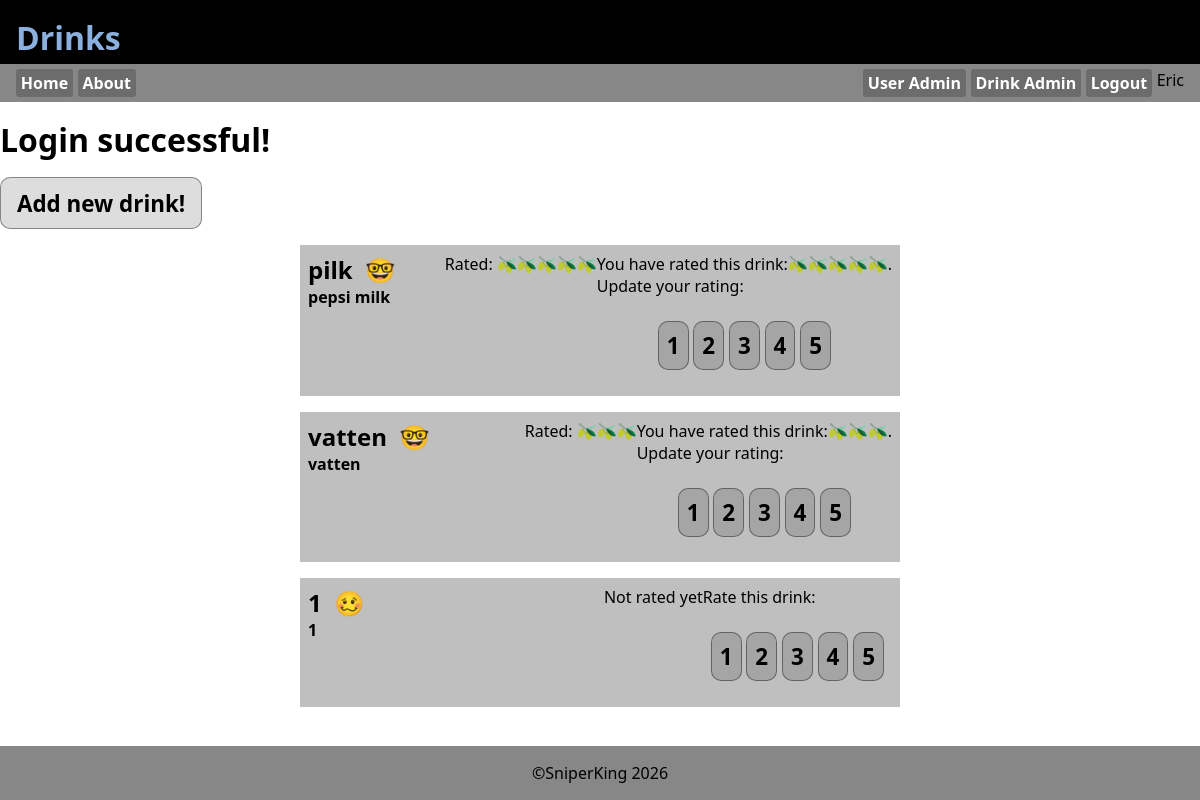
Page /index.php (signed in) on the committed database.
### tables this page shows
CREATE TABLE `tbl_user` (
  `id` int(11) NOT NULL,
  `username` varchar(32) NOT NULL,
  `password` varchar(255) NOT NULL,
  `userlevel` int(11) NOT NULL DEFAULT 10,
  `lastlogin` timestamp NOT NULL DEFAULT current_timestamp(),
  `realname` varchar(80) NOT NULL,
  `mail` varchar(100) NOT NULL,
  `created` timestamp NOT NULL DEFAULT current_timestamp()
);

CREATE TABLE `tbl_drinks` (
  `id` int(11) NOT NULL,
  `drinkname` varchar(255) NOT NULL,
  `description` varchar(255) NOT NULL,
  `ingredients` text NOT NULL,
  `recipe` text NOT NULL,
  `alcoholic` tinyint(4) NOT NULL,
  `rating` int(11) NOT NULL DEFAULT 3 COMMENT 'posibilities'
);

### asset.php (called while the page is built, shortened)
<?php
$db_host="localhost";
$db_user="root";
$db_pass="";
$db_name="drink";
$conn=mysqli_connect($db_host, $db_user, $db_pass, $db_name);
function hasrated($drinkid){
    global $conn;
    $userid=$_SESSION['id'];
    $sql="SELECT * FROM tbl_reviews WHERE userid=$userid AND drinkid=$drinkid";
    $result=mysqli_query($conn, $sql);
    if(mysqli_num_rows($result)>0){
        return true;
    }else{
        return false;
    }
}
function isLevel($level){
    if(isset($_SESSION['level'])){
        if(intval($_SESSION['level'])>=$level){
            return true;
        }else{
            return false;
        }
    }else{
        return false;
    }
}
function showpersonalscore($drinkid){
    global $conn;
    $userid=$_SESSION['id'];
    $sql="SELECT score FROM tbl_reviews WHERE userid=$userid AND drinkid=$drinkid";
    $result=mysqli_query($conn, $sql);
    if(mysqli_num_rows($result)>0){
        $row=mysqli_fetch_assoc($result);
        $retStr="";
        for($vdo=0;$vdo<$row['score'];$vdo++){
            $retStr.="🫒";
        }
        return $retStr;
    }else{
        return "Not rated yet";
    }
}
function showRating($drinkid){
    global $conn;
    if (mysqli_num_rows(mysqli_query($conn, "SELECT * FROM tbl_reviews WHERE drinkid='$drinkid' LIMIT 1")) > 0) {
        $sql="SELECT AVG(score) as rating FROM tbl_reviews WHERE drinkid='$drinkid'";
        $result=mysqli_query($conn, $sql);
        $row=mysqli_fetch_assoc($result);
        $rating=$row['rating'];
        $sql="UPDATE tbl_drinks SET rating=$rating WHERE id=$drinkid";
        $number=intval(round($row['rating']));
        $retStr="";
        for($vdo=0;$vdo<$number;$vdo++){
            $retStr.="🫒";
        }
        return $retStr;
    } else {
        return false;
    }
}
function isAlcoholic($value){
    if($value){
        return "🥴";
    }else{
        return "🤓";
    }
}
function getUsername(){
    global $conn;
    $userid=$_SESSION['id'];
    $sql="SELECT username FROM tbl_user WHERE id=$userid";
    $result=mysqli_query($conn, $sql);
    $row=mysqli_fetch_assoc($result);
    if(mysqli_num_rows($result)>0){
        return $row['username'];
    }else{
        return "Guest";
    }
}
?>

### index.php (the view, shortened to what this page needs)
<!DOCTYPE html>
<?php require_once("asset.php"); ?>
<?php
$mess="";
if(isset($_SESSION['mess'])){
    $mess=$_SESSION['mess'];
}else{
    $mess="";
}
?>
<html lang="en">
<head>
    <link rel="stylesheet" href="style.css">
</head>
<body>
    <header>
        <h1>Drinks</h1>
    </header>
<?php require_once("_nav.php"); ?>
    <main>
<h1 class="message"><?=$mess;?></h1>
<?php if (isLevel(10)) { ?>
    <a href="add_drink.php" class="addDrink">Add new drink!</a>
<?php } ?>
<?php
    $sql="SELECT * FROM tbl_drinks ORDER BY rating DESC";
    $result=mysqli_query($conn, $sql);
?>
<?php while($row=mysqli_fetch_assoc($result)): ?>
<details>
    <summary>
        <div>
            <h2><?=$row['drinkname']?>&nbsp;&nbsp;<span><?=isAlcoholic(intval($row['alcoholic']))?></span></h2>
            <h4><?=$row['description']?></h4></div>
            <div class="filler"></div>
            <?php if (showRating($row['id']) !== false) { ?>
                <div class="ratingdiv">Rated: <?=showRating($row['id'])?> </div>
            <?php }else { ?>
                <div class="ratingdiv">Not rated yet</div>
            <?php } ?>
            <?php if(islevel(10)) { ?>
                <div id="ratearea">
                    <?php if(!hasrated($row['id'])){
                        echo "<p>Rate this drink:</p>";
                    }else{
                        echo "<p>You have rated this drink:" . showpersonalscore($row['id']) . ".<br> Update your rating:</p>";
                     } ?>
                    <form class="rate-form" action="index.php" method="POST">
                        <button  name="userrating" value="1" class="rate">1</button>
                        <button  name="userrating" value="2" class="rate">2</button>
                        <button  name="userrating" value="3" class="rate">3</button>
                        <button  name="userrating" value="4" class="rate">4</button>
                        <button  name="userrating" value="5" class="rate">5</button>
                    </form>
                </div>
            <?php } ?>
    </summary>
</details>
<?php endwhile; ?>
    </main>
<?php require_once("_footer.php"); ?>
</body>
</html>

### _nav.php
<nav>
    <a href="index.php">Home</a>
    <a href="about.php">About</a>
    <div class="fill"></div>
    <?php if(isLevel(1000)):?>
        <a href="useradmin.php">User Admin</a>
        <a href="drinkadmin.php">Drink Admin</a>
    <?php endif; ?>
    <?php if(!isLevel(10)){?>
    <a href="register.php">Register</a>
    <button class="loginbttn" popovertarget="login">Login</button>
    <?php }else{ ?>
    <a href="_login.php?logout=1">Logout</a>
    <div class="userinfo">
        <p><?=getUsername()?></p>
    <?php } ?>
</nav>

### _footer.php
<footer>
    &copy;SniperKing 2026
</footer>

### style.css (style rules this page uses)
:root { --clr_back_header:#000; --clr_header:#8bb0de; --clr_back_nav:#878787; --clr_back_footer:var(--clr_back_nav); }
*, *:before, *:after { margin: 0; padding: 0; box-sizing: border-box; }
body { height:100dvh; display:flex; flex-direction: column; font-family: system-ui, sans-serif; }
header { background: var(--clr_back_header); color:var(--clr_header); height:4rem; padding: 1rem; }
main { flex-grow: 5; display:flex; flex-direction: column; gap:1rem; padding-top: 1rem; }
footer { background: var(--clr_back_footer); display:grid; place-content: center; padding: 1rem; }
summary { display:flex; width:100%; background: #0003; padding: .5rem; }
.filler { flex-grow: 5; }
details { display:flex; flex-direction: column; background: #0001; width:50%; margin-left: auto; margin-right: auto; transition: all 0.05s ease-in-out; }
:root { --formborder: rgb(0, 0, 0, .5); --formback: rgb(0, 0, 0, .1); --formlabelcolor: rgb(0, 0, 0, .6) }
form { position: relative; display: flex; flex-direction: column; width: 40rem; padding: .5rem; background: var(--formback); border-radius: .6rem; margin-left: auto; margin-right: auto; }
input[type="submit"], input[type="button"], button { margin-top: 1rem; margin-bottom: .6rem; padding: .5rem; }
.rate-form { position: relative; padding: none; background: none; border-radius: 0rem; margin-left: none; margin-right: none; width:fit-content; display:flex; flex-direction: row; gap:.3rem; height:fit-content; }

### rows in the picture
tbl_user: username "Eric"
tbl_drinks: drinkname "pilk", alcoholic "🤓", description "pepsi milk", id "🫒🫒🫒🫒🫒"
tbl_drinks: drinkname "vatten", alcoholic "🤓", description "vatten", id "🫒🫒🫒"
tbl_drinks: drinkname "1", alcoholic "🥴", description "1", shows "Not rated yet", shows "Rate this drink:"

### other values in the picture
$mess "Login successful!"
